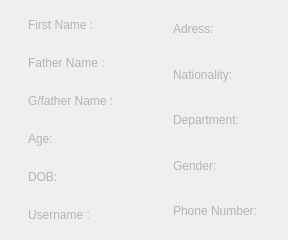
           <widget class="QWidget" name="widget_8" native="true">
            <layout class="QHBoxLayout" name="horizontalLayout_12">
             <property name="spacing">
              <number>10</number>
             </property>
             <property name="leftMargin">
              <number>10</number>
             </property>
             <property name="topMargin">
              <number>0</number>
             </property>
             <property name="rightMargin">
              <number>0</number>
             </property>
             <property name="bottomMargin">
              <number>0</number>
             </property>
             <item>
              <widget class="QWidget" name="widget_9" native="true">
               <layout class="QVBoxLayout" name="verticalLayout_11">
                <item>
                 <widget class="QWidget" name="widget_11" native="true">
                  <layout class="QHBoxLayout" name="horizontalLayout_19">
                   <item>
                    <widget class="QLabel" name="label_3">
                     <property name="styleSheet">
                      <string notr="true">color: rgb(180, 180, 180);
font: 75 9pt &quot;Cambria&quot;;</string>
                     </property>
                     <property name="text">
                      <string>First Name :</string>
                     </property>
                    </widget>
                   </item>
                   <item>
                    <widget class="QLabel" name="first_name">
                     <property name="styleSheet">
                      <string notr="true">color: rgb(220, 220, 220);</string>
                     </property>
                     <property name="text">
                      <string/>
                     </property>
                    </widget>
                   </item>
                  </layout>
                 </widget>
                </item>
                <item>
                 <widget class="QWidget" name="widget_12" native="true">
                  <layout class="QHBoxLayout" name="horizontalLayout_20">
                   <item>
                    <widget class="QLabel" name="label_4">
                     <property name="styleSheet">
                      <string notr="true">color: rgb(180, 180, 180);
font: 75 9pt &quot;Cambria&quot;;</string>
                     </property>
                     <property name="text">
                      <string>Father Name :</string>
                     </property>
                    </widget>
                   </item>
                   <item>
                    <widget class="QLabel" name="father_name">
                     <property name="styleSheet">
                      <string notr="true">color: rgb(220, 220, 220);</string>
                     </property>
                     <property name="text">
                      <string/>
                     </property>
                    </widget>
                   </item>
                  </layout>
                 </widget>
                </item>
                <item>
                 <widget class="QWidget" name="widget_13" native="true">
                  <layout class="QHBoxLayout" name="horizontalLayout_21">
                   <item>
                    <widget class="QLabel" name="label_5">
                     <property name="styleSheet">
                      <string notr="true">color: rgb(180, 180, 180);
font: 75 9pt &quot;Cambria&quot;;</string>
                     </property>
                     <property name="text">
                      <string>G/father Name :</string>
                     </property>
                    </widget>
                   </item>
                   <item>
                    <widget class="QLabel" name="grandfather_name">
                     <property name="styleSheet">
                      <string notr="true">color: rgb(220, 220, 220);</string>
                     </property>
                     <property name="text">
                      <string/>
                     </property>
                    </widget>
                   </item>
                  </layout>
                 </widget>
                </item>
                <item>
                 <widget class="QWidget" name="widget_14" native="true">
                  <layout class="QHBoxLayout" name="horizontalLayout_22">
                   <item>
                    <widget class="QLabel" name="label_6">
                     <property name="styleSheet">
                      <string notr="true">color: rgb(180, 180, 180);
font: 75 9pt &quot;Cambria&quot;;</string>
                     </property>
                     <property name="text">
                      <string>Age:</string>
                     </property>
                    </widget>
                   </item>
                   <item>
                    <widget class="QLabel" name="age">
                     <property name="styleSheet">
                      <string notr="true">color: rgb(220, 220, 220);</string>
                     </property>
                     <property name="text">
                      <string/>
                     </property>
                    </widget>
                   </item>
                  </layout>
                 </widget>
                </item>
                <item>
                 <widget class="QWidget" name="widget_15" native="true">
                  <layout class="QHBoxLayout" name="horizontalLayout_24">
                   <item>
                    <widget class="QLabel" name="label_8">
                     <property name="styleSheet">
                      <string notr="true">color: rgb(180, 180, 180);
font: 75 9pt &quot;Cambria&quot;;</string>
                     </property>
                     <property name="text">
                      <string>DOB:</string>
                     </property>
                    </widget>
                   </item>
                   <item>
                    <widget class="QLabel" name="DOB">
                     <property name="styleSheet">
                      <string notr="true">color: rgb(220, 220, 220);</string>
                     </property>
                     <property name="text">
                      <string/>
                     </property>
                    </widget>
                   </item>
                  </layout>
                 </widget>
                </item>
                <item>
                 <widget class="QWidget" name="widget_21" native="true">
                  <layout class="QHBoxLayout" name="horizontalLayout_30">
                   <item>
                    <widget class="QLabel" name="label_14">
                     <property name="styleSheet">
                      <string notr="true">color: rgb(180, 180, 180);
font: 75 9pt &quot;Cambria&quot;;</string>
                     </property>
                     <property name="text">
                      <string>Username :</string>
                     </property>
                    </widget>
                   </item>
                   <item>
                    <widget class="QLabel" name="username">
                     <property name="styleSheet">
                      <string notr="true">color: rgb(220, 220, 220);</string>
                     </property>
                     <property name="text">
                      <string/>
                     </property>
                    </widget>
                   </item>
                  </layout>
                 </widget>
                </item>
               </layout>
              </widget>
             </item>
             <item>
              <widget class="QWidget" name="widget_10" native="true">
               <layout class="QVBoxLayout" name="verticalLayout_14">
                <item>
                 <widget class="QWidget" name="widget_17" native="true">
                  <layout class="QHBoxLayout" name="horizontalLayout_26">
                   <item>
                    <widget class="QLabel" name="label_10">
                     <property name="styleSheet">
                      <string notr="true">color: rgb(180, 180, 180);
font: 75 9pt &quot;Cambria&quot;;</string>
                     </property>
                     <property name="text">
                      <string>Adress:</string>
                     </property>
                    </widget>
                   </item>
                   <item>
                    <widget class="QLabel" name="address">
                     <property name="styleSheet">
                      <string notr="true">color: rgb(220, 220, 220);</string>
                     </property>
                     <property name="text">
                      <string/>
                     </property>
                    </widget>
                   </item>
                  </layout>
                 </widget>
                </item>
                <item>
                 <widget class="QWidget" name="widget_16" native="true">
                  <layout class="QHBoxLayout" name="horizontalLayout_25">
                   <item>
                    <widget class="QLabel" name="label_9">
                     <property name="styleSheet">
                      <string notr="true">color: rgb(180, 180, 180);
font: 75 9pt &quot;Cambria&quot;;</string>
                     </property>
                     <property name="text">
                      <string>Nationality:</string>
                     </property>
                    </widget>
                   </item>
                   <item>
                    <widget class="QLabel" name="nationality">
                     <property name="styleSheet">
                      <string notr="true">color: rgb(220, 220, 220);</string>
                     </property>
                     <property name="text">
                      <string/>
                     </property>
                    </widget>
                   </item>
                  </layout>
                 </widget>
                </item>
                <item>
                 <widget class="QWidget" name="widget_19" native="true">
                  <layout class="QHBoxLayout" name="horizontalLayout_28">
                   <item>
                    <widget class="QLabel" name="label_12">
                     <property name="styleSheet">
                      <string notr="true">color: rgb(180, 180, 180);
font: 75 9pt &quot;Cambria&quot;;</string>
                     </property>
                     <property name="text">
                      <string>Department:</string>
                     </property>
                    </widget>
                   </item>
                   <item>
                    <widget class="QLabel" name="department">
                     <property name="styleSheet">
                      <string notr="true">color: rgb(220, 220, 220);</string>
                     </property>
                     <property name="text">
                      <string/>
                     </property>
                    </widget>
                   </item>
                  </layout>
                 </widget>
                </item>
                <item>
                 <widget class="QWidget" name="widget_18" native="true">
                  <layout class="QHBoxLayout" name="horizontalLayout_27">
                   <item>
                    <widget class="QLabel" name="label_11">
                     <property name="styleSheet">
                      <string notr="true">color: rgb(180, 180, 180);
font: 75 9pt &quot;Cambria&quot;;</string>
                     </property>
                     <property name="text">
                      <string>Gender:</string>
                     </property>
                    </widget>
                   </item>
                   <item>
                    <widget class="QLabel" name="gender">
                     <property name="styleSheet">
                      <string notr="true">color: rgb(220, 220, 220);</string>
                     </property>
                     <property name="text">
                      <string/>
                     </property>
                    </widget>
                   </item>
                  </layout>
                 </widget>
                </item>
                <item>
                 <widget class="QWidget" name="widget_20" native="true">
                  <layout class="QHBoxLayout" name="horizontalLayout_29">
                   <item>
                    <widget class="QLabel" name="label_13">
                     <property name="styleSheet">
                      <string notr="true">color: rgb(180, 180, 180);
font: 75 9pt &quot;Cambria&quot;;</string>
                     </property>
                     <property name="text">
                      <string>Phone Number:</string>
                     </property>
                    </widget>
                   </item>
                   <item>
                    <widget class="QLabel" name="phone_number">
                     <property name="styleSheet">
                      <string notr="true">color: rgb(220, 220, 220);</string>
                     </property>
                     <property name="text">
                      <string/>
                     </property>
                    </widget>
                   </item>
                  </layout>
                 </widget>
                </item>
               </layout>
              </widget>
             </item>
            </layout>
           </widget>
